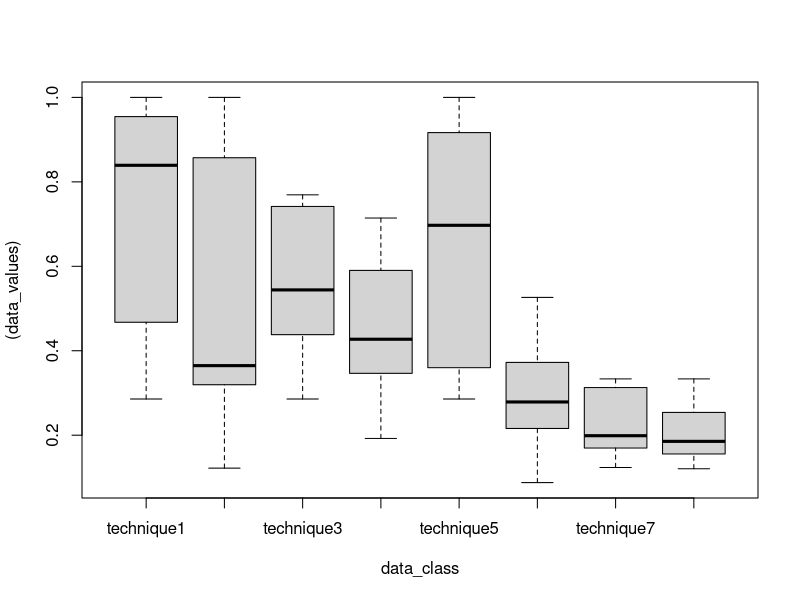

Reproduce this figure in R.
library(openxlsx)
library(stats)
data <- read.xlsx("Analysis.xlsx",colNames = FALSE, sheet="Accuracy")
testdata <- t(data)
#data_values <- cbind(data[1,], data[2,], data[3,], data[4,], data[5,], data[6,], data[7,], data[8,])
data_values <- c(data[,1], data[,2], data[,3], data[,4], data[,5], data[,6], data[,7], data[,8])
data_class <- c(rep('technique1', 8),rep('technique2', 8),rep('technique3', 8),rep('technique4', 8),rep('technique5', 8),rep('technique6', 8),rep('technique7', 8),rep('technique8', 8))
data_class
data_values
combine <- cbind((data_values), data_class)
results <- aov((data_values) ~ data_class)
anova(results)
boxplot((data_values) ~ data_class)
TukeyHSD(results, conf.level=0.95)
